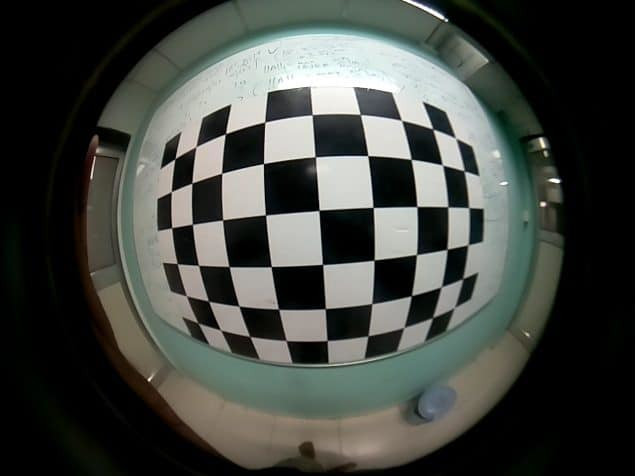
#> input picture imagens/input/6x9.jpg, 635 x 476 px; its folder holds only this picture in this run
$ python execute.py
#> lines starting #> are read from the running program, lines starting #| are printed output that depends on the picture; after the words box and inside, x2 and y2 are one past the last pixel; in counts of white or black regions, pixels touching at a corner belong together; long printed decimals are rounded
import numpy as np
import cv2 as cv
import glob
import re
from os import path


def pretty_matrix_print(matrix):
    s = [[str(e) for e in row] for row in matrix]
    lens = [max(map(len, col)) for col in zip(*s)]
    fmt = '\t'.join('{{:{}}}'.format(x) for x in lens)
    table = [fmt.format(*row) for row in s]
    print('\n'.join(table))


criteria = (cv.TERM_CRITERIA_EPS + cv.TERM_CRITERIA_MAX_ITER, 30, 0.001)
# Nota: PSIZE = PATTERN SIZE
images = glob.glob('./imagens/input/*.jpg')
for filepath in images:
    fname = path.basename(filepath)
    # extrair tamanho do tabuleiro do nome da imagem
    [x, y] = re.findall(r'\d+', fname)
    PSIZE = (int(x), int(y))
    # termination criteria
    # variaveis necessarias para funcoes
    objp = np.zeros((PSIZE[1]*PSIZE[0], 3), np.float32)
    objp[:, :2] = np.mgrid[0:PSIZE[0], 0:PSIZE[1]].T.reshape(-1, 2)
    objpoints = []  # 3d point in real world space
    imgpoints = []  # 2d points in image plane.
    # pegar imagens do diretorio
    print(f'Processando imagem \'{fname}\'...')
    img = cv.imread(filepath)
#> img is the input picture: shape (476, 635, 3); mean B, G, R 65.2, 70.1, 66.8
    gray = cv.cvtColor(img, cv.COLOR_BGR2GRAY)
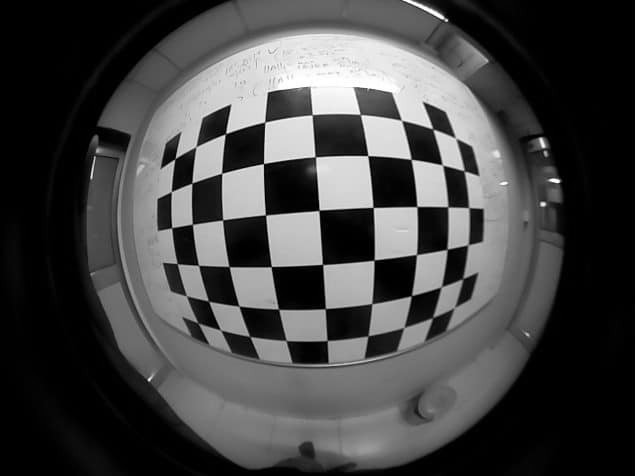
#> gray: shape (476, 635); min 0, max 255, mean 68.5
    # Find the chess board corners
    ret, corners = cv.findChessboardCorners(gray, PSIZE, None)
#> ret = True; corners = 54 rows, first 8: [197.7, 323], [186.3, 295.6], [177.1, 263.4], [171.5, 227.6], [171.4, 191.6], [175, 158.7], [220.1, 329.6], [208, 301]
    # If found, add object points, image points (after refining them)
    if ret:
        objpoints.append(objp)
        corners2 = cv.cornerSubPix(gray, corners, (11, 11), (-1, -1), criteria)
#> corners2 = 54 rows, first 8: [194.7, 322.1], [186.5, 295.9], [177.1, 263.7], [171.7, 227.7], [171.3, 191.6], [172.3, 159.9], [220.6, 330.1], [208.4, 301.1]
        imgpoints.append(corners2)
        # Draw and display the corners
        cv.drawChessboardCorners(img, PSIZE, corners2, ret)
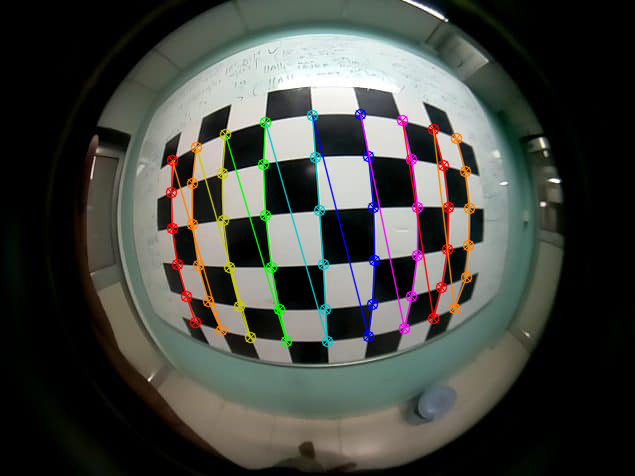
#> img: shape (476, 635, 3); 4.58% of pixels changed, all inside (x1, y1, x2, y2) = (165, 108, 476, 348)
        print(f'> Salvando arquivo \'output_{fname}\'...')
        cv.imwrite(f'./imagens/output/cantos_{fname}', img)
        ret, mtx, dist, rvecs, tvecs = cv.calibrateCamera(objpoints, imgpoints, gray.shape[::-1], None, None)
#> ret = 3.38; mtx = [[1679.2, 0, 318.2], [0, 2283.4, 249], [0, 0, 1]]; dist = [[-40.89, 1968.9, -0.166, 0.0157, -41770.6]]; rvecs = ([0.599, 0.655, -1.54],); tvecs = ([-3.76, 1.75, 32.95],)

        img = cv.imread(filepath)
        h,  w = img.shape[:2]
#> h = 476; w = 635
        newcameramtx, roi = cv.getOptimalNewCameraMatrix(mtx, dist, (w, h), 1, (w, h))
#> newcameramtx = [[1679.2, 0, 318.2], [0, 2283.4, 249], [0, 0, 1]]; roi = (0, 0, 634, 475)
        # desdistorcer
        dst = cv.undistort(img, mtx, dist, None, newcameramtx)
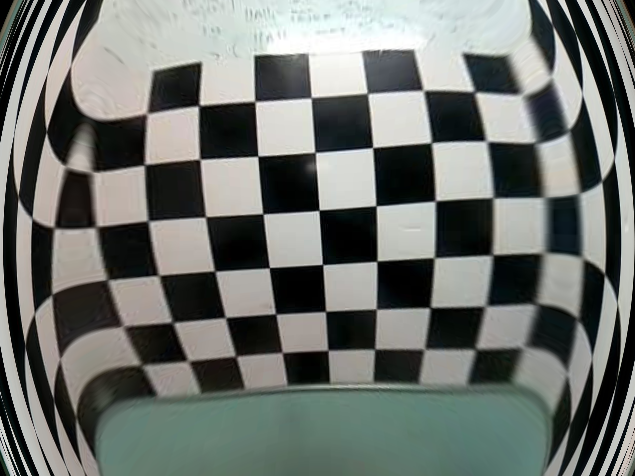
#> dst: shape (476, 635, 3); mean B, G, R 110.6, 115.1, 110.8
        # cortar a imagem
        x, y, w, h = roi
#> x = 0; y = 0; w = 634; h = 475
        dst = dst[y:y+h, x:x+w]
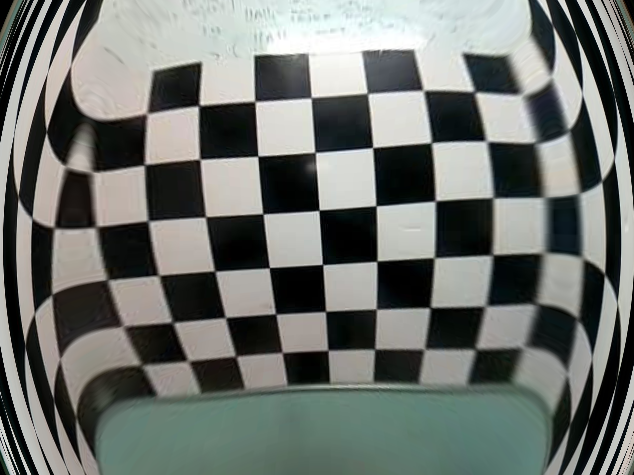
#> dst: shape (475, 634, 3); mean B, G, R 110.7, 115.2, 110.9
        cv.imwrite(f'./imagens/output/arrumada_{fname}', dst)
        print('matriz:')
        pretty_matrix_print(mtx)
#> in pretty_matrix_print, `s = [[str(e) for e in row] for row in matrix]`: s = [['1679.2005697368618', '0.0', '318.2366315498949'], ['0.0', '2283.4316812497823', '249.04018799710295'], ['0.0', '0.0', '1.0']]
#> in pretty_matrix_print, `lens = [max(map(len, col)) for col in zip(*s)]`: lens = [18, 18, 18]
#> in pretty_matrix_print, `table = [fmt.format(*row) for row in s]`: table = 3 items
#| 1679.201	0.0               	318.237
#| 0.0               	2283.432	249.040
#| 0.0               	0.0               	1.0
        # gerar o experimento
        if fname == '5x7.jpg':
            img = cv.imread('./aha.jpg')
            h,  w = img.shape[:2]
            # newcameramtx, roi = cv.getOptimalNewCameraMatrix(mtx, dist, (w, h), 1, (w, h))
            # desdistorcer
            dst = cv.undistort(img, mtx, dist, None, newcameramtx)
            # cortar a imagem
            x, y, w, h = roi
            dst = dst[y:y+h, x:x+w]
            cv.imwrite(f'./exp.jpg', dst)
    else:
        print('>>> Falha procurando cantos :(')

$ run again, on imagens/input/7x6.jpg
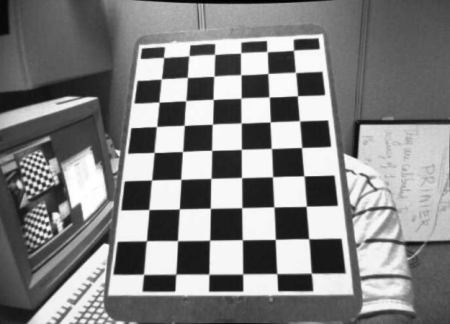
#> input picture imagens/input/7x6.jpg, 450 x 324 px
#> img is the input picture: shape (324, 450, 3); min 0, max 255, mean 130.5
#> `ret, corners = cv.findChessboardCorners(gray, PSIZE, None)`: ret = True; corners = 42 rows, first 8: [146.6, 240.8], [148.9, 209.6], [151.6, 179.9], [154.1, 152.4], [156.6, 126.5], [159, 102.1], [161.4, 78.78], [177.5, 240.5]
#> corners2 = 42 rows, first 8: [146.4, 240.8], [148.8, 209.5], [151.5, 180], [154.1, 152.5], [156.5, 126.5], [158.9, 102], [161.3, 78.8], [177.5, 240.7]
#> `cv.drawChessboardCorners(img, PSIZE, corners2, ret)`:
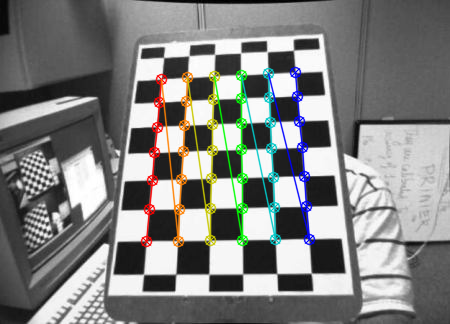
#> img: shape (324, 450, 3); 5.91% of pixels changed, all inside (x1, y1, x2, y2) = (140, 66, 316, 248)
#> `ret, mtx, dist, rvecs, tvecs = cv.calibrateCamera(objpoints, imgpoints..`: ret = 0.103; mtx = [[443, 0, 225.9], [0, 469.4, 164], [0, 0, 1]]; dist = [[-0.418, 12.2, -0.000562, 0.0137, -126.1]]; rvecs = ([-0.447, -0.326, -1.55],); tvecs = ([-2.5, 2.27, 13.66],)
#> newcameramtx = [[443, 0, 225.9], [0, 469.4, 164], [0, 0, 1]]; roi = (0, 0, 449, 323)
#> `x, y, w, h = roi`: x = 0; w = 449; h = 323
#> `dst = dst[y:y+h, x:x+w]`:
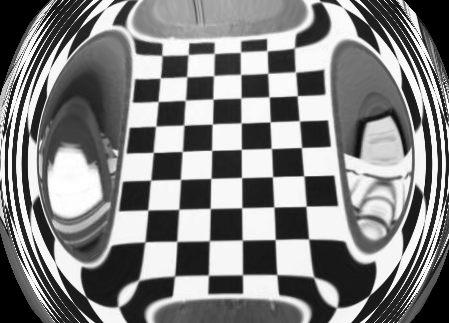
#> dst: shape (323, 449, 3); min 0, max 255, mean 130.5
#> s = [['442.9740782631929', '0.0', '225.90925210359936'], ['0.0', '469.4399813627684', '163.99387615953066'], ['0.0', '0.0', '1.0']]
#> lens = [17, 17, 18]
#> table = 3 items
#| 442.974	0.0              	225.909
#| 0.0              	469.440	163.994
#| 0.0              	0.0              	1.0

$ run again, on imagens/input/5x7.jpg
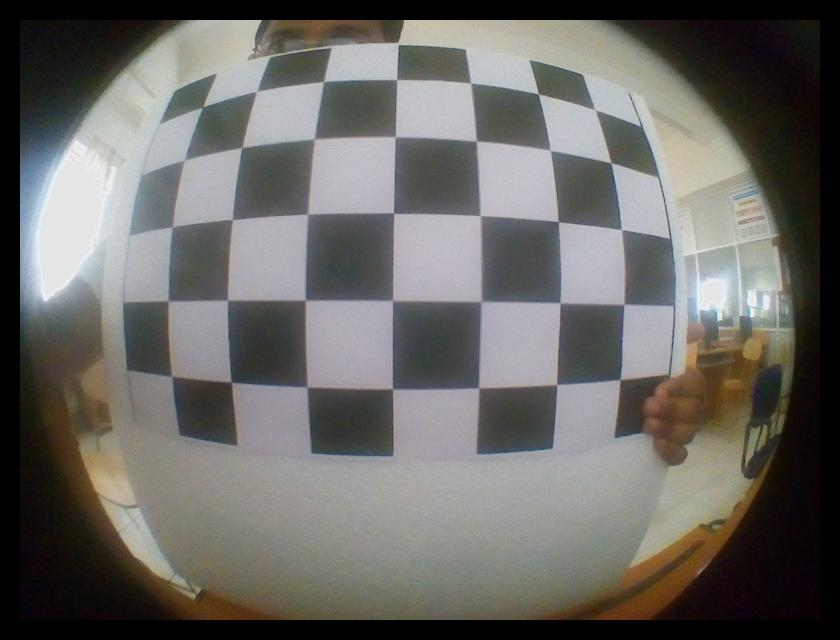
#> input picture imagens/input/5x7.jpg, 840 x 640 px
#> img is the input picture: shape (640, 840, 3); mean B, G, R 101.3, 105, 106.4
#> `ret, corners = cv.findChessboardCorners(gray, PSIZE, None)`: ret = True; corners = 35 rows, first 8: [595, 109.6], [610.7, 163.2], [621.3, 229.5], [623.7, 304.2], [619.5, 379.6], [538.3, 94.01], [550, 150.3], [558.3, 221.8]
#> corners2 = 35 rows, first 8: [595.1, 109.7], [611, 163], [621.5, 229.5], [624, 304.4], [619.9, 379.5], [538.3, 93.82], [550.3, 150.1], [558.3, 221.7]
#> img: shape (640, 840, 3); 2.65% of pixels changed, all inside (x1, y1, x2, y2) = (162, 74, 631, 396)
#> `ret, mtx, dist, rvecs, tvecs = cv.calibrateCamera(objpoints, imgpoints..`: ret = 0.803; mtx = [[478.1, 0, 427.6], [0, 476.9, 321.7], [0, 0, 1]]; dist = [[-0.576, 0.306, -0.00639, -0.0138, -0.104]]; rvecs = ([-0.0263, -0.0589, 1.58],); tvecs = ([2.62, -3.22, 5.42],)
#> newcameramtx = [[438.8, 0, 461.4], [0, 125.3, 209.2], [0, 0, 1]]; roi = (69, 125, 770, 168)
#> `x, y, w, h = roi`: x = 69; y = 125; w = 770; h = 168
#> s = [['478.1076248745948', '0.0', '427.62955653210406'], ['0.0', '476.8776022387533', '321.67211294143533'], ['0.0', '0.0', '1.0']]
#> lens = [17, 17, 18]
#> table = 3 items
#| 478.108	0.0              	427.630
#| 0.0              	476.878	321.672
#| 0.0              	0.0              	1.0
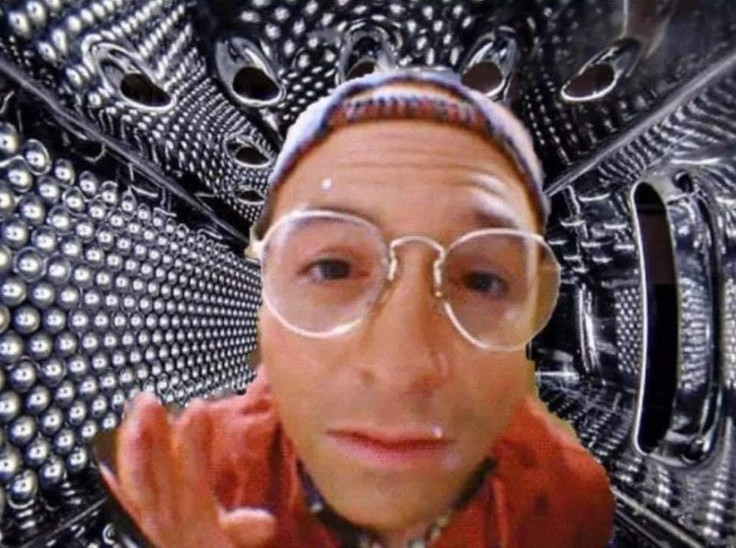
#> input picture aha.jpg, 736 x 548 px
#> img is the input picture: shape (548, 736, 3); mean B, G, R 88, 87.5, 112
#> `x, y, w, h = roi`: w = 770; h = 168
#> `dst = dst[y:y+h, x:x+w]`:
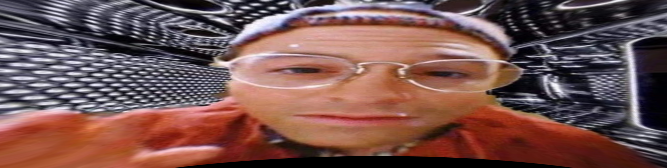
#> dst: shape (168, 667, 3); mean B, G, R 80.4, 83.7, 118.2
